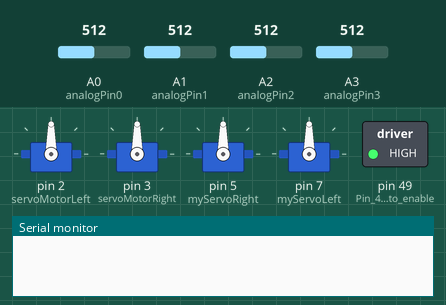
This sketch was run on a simulated Arduino Mega 2560, built with avr-gcc and run on an emulated ATmega2560. On the bench: 4 × servo, switched loads named in the sketch (green lamp = pin HIGH), the last lines printed to the serial monitor. The test bench sets the inputs (shaded band); at power-on: A0 (analogPin0) = 512, A1 (analogPin1) = 512, A2 (analogPin2) = 512, A3 (analogPin3) = 512.

Above: at 0.01 s.
At 1.3 s:
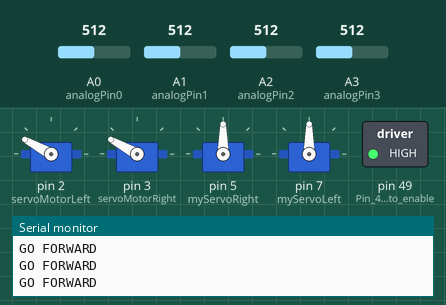
1.4 s: A0 (analogPin0) set to 55
2.9 s: A0 (analogPin0) set to 46
At 3.5 s:
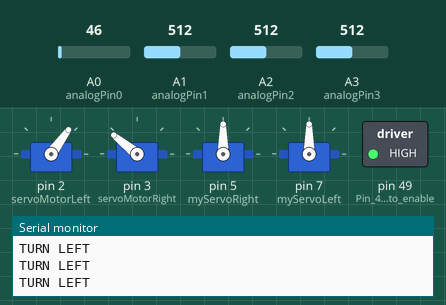
Timing chart, 0 to 5.9 s (numbered marks = the images above; inputs shaded):
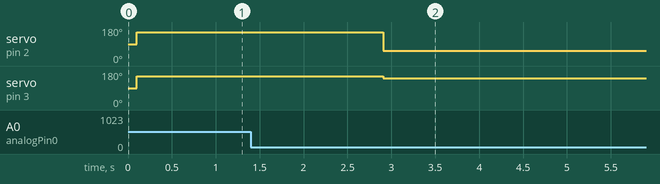

Measured:
- the behaviour switches between 50 and 49 on A0 (analogPin0) (found by bisection; images 1 and 2)
- after the input at 1.4 s, every drawn part: stays the same
- after the input at 2.9 s, servo on pin 2 (servoMotorLeft): 151° → 54° at once; servo on pin 3 (servoMotorRight): 151° → 141° at once

The sketch:

Navigationtetsing.ino
```cpp
// random
#include "IRfilter.h"

#define AVERAGE false
#define DIFF_HEIGHT_RATIO 80
#define SENSOR_RATIO_CAL 20
#include <Servo.h>
#include<stdio.h>

#define echoPin 27 // attach pin D2 Arduino to pin Echo of HC-SR04
#define trigPin 26 //attach pin D3 Arduino to pin Trig of HC-SR04

// defines variables ULTRASONIC
long duration; // variable for the duration of sound wave travel
int distance; // variable for the distance measurement

int analogPin0 = A0; // setting the read pin to A0 RIGHT
int analogPin1 = A1; //LEFT
int analogPin2 = A2; // setting the read pin to A0 //FRONT RIGHT
int analogPin3 = A3; //FRONT LEFT
int toprightSensor = A5; // green LED (differenetial height)
int botrightSensor = A4; // red LED
int topleftSensor = A7;
int bottomleftSensor = A6;

int pos = 0;        // position of servo
bool directFlag = 0;// flag for servo
long compare_right;
long compare_left;

Servo servoMotorLeft;      // create servo object to control a servo
Servo servoMotorRight;      // create servo object to control a servo
Servo myServoRight;            // for differential height servo
Servo myServoLeft;

mySense tr_sensr(toprightSensor);    // (differenetial height) top right
mySense br_sensr(botrightSensor);  // bottom right
mySense tl_sensr(topleftSensor);  //top left
mySense bl_sensr(topleftSensor);  // bottom left

mySense lsensr(analogPin0);
mySense rsensr(analogPin1);
mySense frsensr(analogPin2);
mySense flsensr(analogPin3);

void setup() { // runs once at the begining
  servoMotorLeft.attach(2);  // attaches the servo pin 3 to the servo object
  servoMotorRight.attach(3);  // attaches the servo pin 2 to the servo object
  myServoRight.attach(5);                   // attached servo on pin () to ervo object
  myServoLeft.attach(7);
  myServoRight.write(90);                    // set servo to mid point
  myServoLeft.write(90);                    // set servo to mid point
  pinMode(49, OUTPUT);                 //Pin 49 is used to enable IO power
  digitalWrite(49, 1);                 //Enable IO power on main CPU board
  pinMode(analogPin0, INPUT);
  pinMode(analogPin1, INPUT);
  pinMode(analogPin2, INPUT);
  pinMode(analogPin3, INPUT);

  pinMode(trigPin, OUTPUT); // Sets the trigPin as an OUTPUT
  pinMode(echoPin, INPUT); // Sets the echoPin as an INPUT


  Serial.begin(9600); // setting the baud rate

  // differential height
  pinMode(49, OUTPUT);                 //Pin 49 is used to enable IO power
  digitalWrite(49, 1);                 //Enable IO power on main CPU board
  delay(100);
}

void go_forward() {
  Serial.println("GO FORWARD ");
  servoMotorLeft.writeMicroseconds(2100);
  servoMotorRight.writeMicroseconds(2100);
}

void go_back() {
  Serial.println("GO BACKWARDS ");
  servoMotorLeft.writeMicroseconds(1100);
  servoMotorRight.writeMicroseconds(1100);
}

void turn_left(){
  Serial.println("TURN LEFT ");
  servoMotorLeft.writeMicroseconds(1100);      //Forward Slow
  servoMotorRight.writeMicroseconds(2000);
}

void turn_right(){
  Serial.println("TURN RIGHT ");
  servoMotorRight.writeMicroseconds(1100);      //Forward Slow
  servoMotorLeft.writeMicroseconds(2000);
}

void stationary(){
  Serial.println("STOP ");
  servoMotorRight.writeMicroseconds(1500);
  servoMotorLeft.writeMicroseconds(1500);
}


void loop() {
  rsensr.poll();
  lsensr.poll();
  frsensr.poll();
  flsensr.poll();

//  digitalWrite(trigPin, LOW);
//  delayMicroseconds(2);
//  // Sets the trigPin HIGH (ACTIVE) for 10 microseconds
//  digitalWrite(trigPin, HIGH);
//  delayMicroseconds(10);
//  digitalWrite(trigPin, LOW);
//  // Reads the echoPin, returns the sound wave travel time in microseconds
//  duration = pulseIn(echoPin, HIGH);
//  // Calculating the distance
//  distance = duration * 0.034 / 2; // Speed of sound wave divided by 2 (go and back)
//  Serial.print("Distance: ");
//  Serial.print(distance);
//  Serial.println(" cm");

//  Serial.print("Left:");
//  Serial.print(lsensr.avg);
//  Serial.print(", ");
//  Serial.print("Right:");
//  Serial.print(rsensr.avg);
//  Serial.print(", ");
//  Serial.print("Front left::");
//  Serial.print(flsensr.avg);
//  Serial.print(", ");
//  Serial.print("Front right::");
//  Serial.println(frsensr.avg);

  delayMicroseconds(100);


//  ////CASE 1 MOVE FORWARD BOTH SENSORS SEE NOTHING
  if ((frsensr.avg < 350)  && (flsensr.avg < 350)) {
    go_forward();
  }

  // CASE If either front sensor detect somthing
  else if ((frsensr.avg > 350)  || (flsensr.avg > 350)) {

    // Check if right sensor detects something, turn left if so
    if ((rsensr.avg > 50) && (lsensr.avg < 50))  {
      turn_left();
    }

    // Check if left sensor detects something, turn right if so
    if ((rsensr.avg < 50) && (lsensr.avg > 50))  {
      turn_right();
    }

    // If left and right sensor detect nothing, turn left (CHANGE THIS LATER)
    if ((rsensr.avg < 50) && (lsensr.avg < 50))  {
      turn_left();
    }

    // If both left and right sensor detects something
    if ((rsensr.avg > 50) && (lsensr.avg > 50))  {
      while (distance >10){
      go_back(); }


    }


  }

// // DIFFERENTIAL HEIGH SERVO ROTATION
//  if (pos < 1) {
//    directFlag = 0;
//    Serial.println("directFlag = 0");
//  }
//  if (pos > 179) {
//    directFlag = 1;
//  }
//
//  if (directFlag == 0){
//    pos += 5;
//    Serial.print("pos = ");
//    Serial.print(pos );
//  }
//  if (directFlag == 1) {
//    pos -= 5;
//    Serial.print("pos = ");
//    Serial.print(pos );
//  }
////  myServoRight.write(pos);
//  myServoLeft.write(pos);


  //DIFFERENTIAL HEIGHT servo
//  for (pos = 0; pos <=180; pos += 1) {  // goes from 0 to 180 degrees
//    // in steps of 1 degree
//    myservo.write(pos);     // tell servo to go to position in variable 'pos'
//    delay(15);              // waits 15ms for the servo to reach the position
//  }
//  for (pos = 180; pos >= 0; pos -=1) {  // goes from 180 degrees to 0 degrees
//    myservo.write(pos);
//    delay(15);
//  }


//  // Differential Height Sensor Detection
//  tr_sensr.poll();
//  br_sensr.poll();
//  tl_sensr.poll();
//  bl_sensr.poll();
//
//  compare_right = br_sensr.avg - tr_sensr.avg;
//  compare_left = bl_sensr.avg - tl_sensr.avg;
//  //Serial.print(compare);
//  //Serial.print(" - ");
//  if ((compare_right > DIFF_HEIGHT_RATIO) || (compare_left > DIFF_HEIGHT_RATIO)) {
//    Serial.print("Weight Detected! ");
//    stationary();
//    //int detected_pos = myServoRight.read();
//  } else {
//    Serial.print("No Weight Detected sad emoji ");
//  }
//
//  Serial.print("Bottom Right:");
//  Serial.print(br_sensr.avg);
//  Serial.print(", ");
//  Serial.print("Top Right:");
//  Serial.print(tr_sensr.avg);
//  Serial.print(", ");
//  Serial.print("Bottom Left:");
//  Serial.print(bl_sensr.avg);
//  Serial.print(", ");
//  Serial.print("Top Left:");
//  Serial.print(tl_sensr.avg);
//  Serial.print(", ");


//  Serial.write(13);
//  Serial.write(10);

}
```

IRfilter.h
```cpp
#ifndef IRfilter
#define IRfilter

#define CIRCBUFFSIZE 10

class mySense
{
private:
	int pin;
	long runSum = 0;
	int buffCount = 0;
	int buff[CIRCBUFFSIZE];
public:
	mySense(int pin);
	long avg;
	int val;

	void poll();

  int voltage();
};

#endif
```

IRfilterImport.cpp
```cpp
#include "IRfilter.h"
#include "Arduino.h"

mySense::mySense(int pin) {
  this->pin = pin;
  pinMode(pin, INPUT);
  buff[0] = analogRead(pin);
}

void mySense::poll() {
  val = analogRead(pin);

  runSum += val - buff[buffCount];

  buff[buffCount] = val;
  buffCount++;
  buffCount = buffCount % CIRCBUFFSIZE;

  avg = ((runSum * 1000) / CIRCBUFFSIZE) / 1000;
}

int mySense::voltage() {
  int voltage;
  return voltage = avg * (5000 / 1023);
}
```
